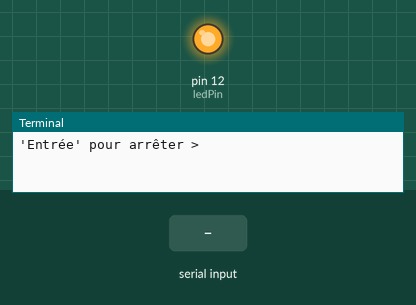
This program was run on a simulated Raspberry Pi (header pin numbers). Parts: output pins drawn as LEDs (lit = HIGH), the last lines printed to the terminal. The test bench sets the inputs (shaded band). At 1.3 s the program stops and its outputs stay as they are.

Above: at 0.1 s.
At 1.2 s:
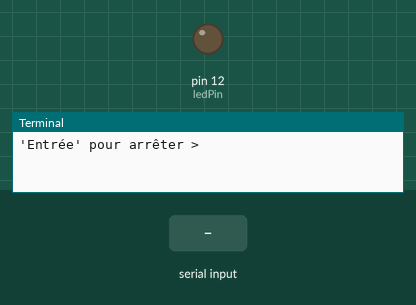
1.3 s: "1" typed at the terminal, then Enter
At 2.2 s:
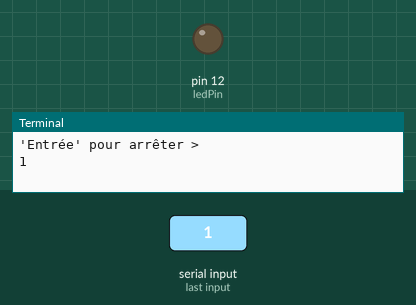
Timing chart, 0 to 2.8 s (numbered marks = the images above; inputs shaded):
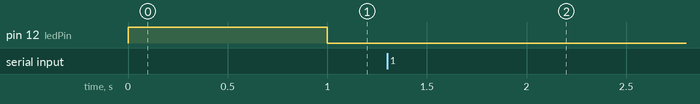

The program:

GPIO_GLIGN_PWM.py
```python
import RPi.GPIO as GPIO #import de la librairie de controle des pins

ledPin = 12 #pin de la led (en GPIO.BOARD)
frequence = 0.5 #fréquence de la pin, .5 hz donc 2 secondes
dC = 50 #cycle d'activité (50 donc 50% donc la led sera allumé une seconde a chaque fois)

GPIO.setmode(GPIO.BOARD)  #On choisit le mode d'identification des pins
GPIO.setwarnings(False) #On désactive les avertissements
GPIO.setup(ledPin, GPIO.OUT) #On définit la pin GPIO.18 comme une sortie

pwm = GPIO.PWM(ledPin, frequence) #On met la pin GPIO.18 en mode PWM
pwm.start(dC) #On commence le cycle avec 50% d'activité
input("'Entrée' pour arrêter >") #Attend une input utilisateur pour finir
pwm.stop() #Arrete le cycle
```

Measured:
- after the input at 1.3 s, pin 12 (ledPin): stays LOW (without the input it goes to HIGH after 0.70 s)
